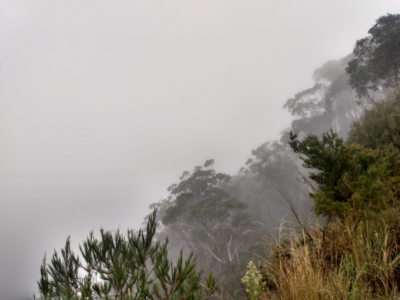
#> input picture bilder-Wk06/nebel.png, 400 x 300 px
$ jupyter execute Blatt06_Aufg03.ipynb
#> lines starting #> are read from the running program, lines starting #| are printed output that depends on the picture
## Blatt 06 , Aufg 3

[cell 1]
import numpy as np
from skimage.io import imread
from matplotlib import pyplot as plt

### Aufg 3.1

[cell 2]
def calculate_color_histogram(image):
    # Aufteilen des Bildes in die einzelnen Farbkanäle
    red_channel = image[:, :, 0]
    green_channel = image[:, :, 1]
    blue_channel = image[:, :, 2]

    # Berechnung der Histogramme für jeden Farbkanal
    red_hist, red_bins = np.histogram(red_channel.flatten(), bins=256, range=[0, 256])
    green_hist, green_bins = np.histogram(green_channel.flatten(), bins=256, range=[0, 256])
    blue_hist, blue_bins = np.histogram(blue_channel.flatten(), bins=256, range=[0, 256])

    return red_hist, green_hist, blue_hist

# Laden der Bilder
image1 = imread('./bilder-Wk06/nebel.png')
#> image1 is the input picture: shape (300, 400, 3); mean R, G, B 158.8, 153.6, 146.6
image2 = imread('./bilder-Wk06/farbverlaeufe.png')
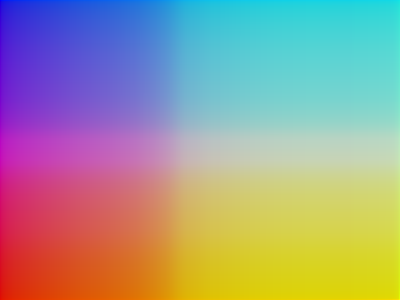
#> input picture bilder-Wk06/farbverlaeufe.png, 400 x 300 px
#> image2 is the input picture: shape (300, 400, 3); mean R, G, B 158.8, 153.6, 146.6

# Berechnung der Farbhistogramme für Bild 1
red_hist1, green_hist1, blue_hist1 = calculate_color_histogram(image1)
#> in calculate_color_histogram, `blue_channel = image[:, :, 2]`:
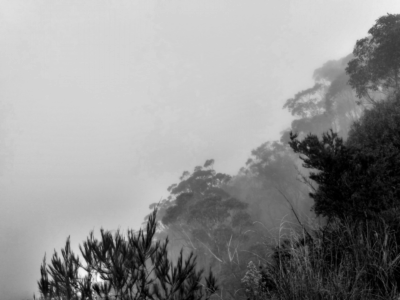
#> blue_channel: shape (300, 400); min 0, max 253, mean 146.6
#> in calculate_color_histogram, `red_hist, red_bins = np.histogram(red_channel.flatten(), bins=256, ran..`: red_hist = 256 values, max 7359 at index 216, min 0 at index 0, mean 468.8; red_bins = 257 values from 0 to 256
#> in calculate_color_histogram, `green_hist, green_bins = np.histogram(green_channel.flatten(), bins=25..`: green_hist = 256 values, max 13708 at index 211, min 0 at index 240, mean 468.8; green_bins = 257 values from 0 to 256
#> in calculate_color_histogram, `blue_hist, blue_bins = np.histogram(blue_channel.flatten(), bins=256, ..`: blue_hist = 256 values, max 8186 at index 211, min 0 at index 244, mean 468.8; blue_bins = 257 values from 0 to 256
#> red_hist1 has the same summary as red_hist in calculate_color_histogram; green_hist1 has the same summary as green_hist in calculate_color_histogram; blue_hist1 has the same summary as blue_hist in calculate_color_histogram

# Berechnung der Farbhistogramme für Bild 2
red_hist2, green_hist2, blue_hist2 = calculate_color_histogram(image2)
#> in calculate_color_histogram (call 2), `red_channel = image[:, :, 0]`:
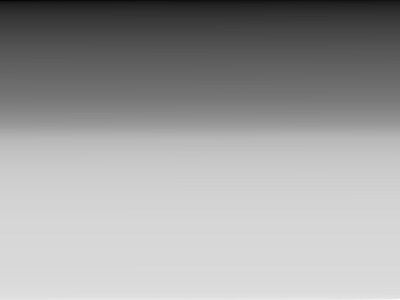
#> red_channel: shape (300, 400); min 4, max 253, mean 158.8
#> in calculate_color_histogram (call 2), `green_channel = image[:, :, 1]`:
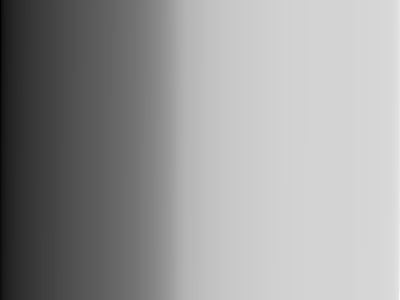
#> green_channel: shape (300, 400); min 0, max 249, mean 153.6
#> in calculate_color_histogram (call 2), `blue_channel = image[:, :, 2]`:
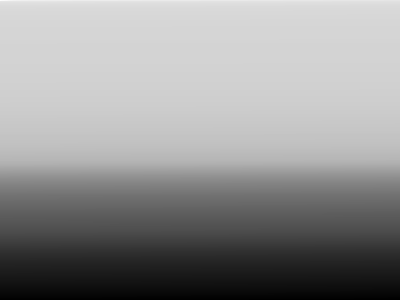
#> blue_channel: shape (300, 400); min 0, max 253, mean 146.6
#> red_hist2 has the same summary as red_hist in calculate_color_histogram; green_hist2 has the same summary as green_hist in calculate_color_histogram; blue_hist2 has the same summary as blue_hist in calculate_color_histogram

# Plotting der Farbhistogramme für Bild 1
plt.figure()
plt.plot(red_hist1, color='red', label='Rot-Kanal')
plt.plot(green_hist1, color='green', label='Grün-Kanal')
plt.plot(blue_hist1, color='blue', label='Blau-Kanal')
plt.title("Farbhistogramme - nebel.png")
plt.xlabel("Pixelwert")
plt.ylabel("Häufigkeit")
plt.legend()
plt.show()
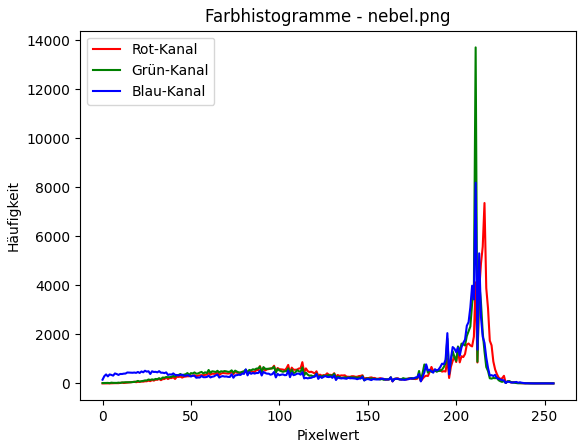
#> figure drawn by matplotlib, 1 panel; curve peaks at x = 216, y = 7359; curve peaks at x = 211, y = 13708; curve peaks at x = 211, y = 8186

# Plotting der Farbhistogramme für Bild 2
plt.figure()
plt.plot(red_hist2, color='red', label='Rot-Kanal')
plt.plot(green_hist2, color='green', label='Grün-Kanal')
plt.plot(blue_hist2, color='blue', label='Blau-Kanal')
plt.title("Farbhistogramme - farbverlaeufe.png")
plt.xlabel("Pixelwert")
plt.ylabel("Häufigkeit")
plt.legend()
plt.show()
#> figure, not shown here; curve peaks at x = 216, y = 7359; curve peaks at x = 211, y = 13708; curve peaks at x = 211, y = 8186

## Aufg 3.2 ; 1.Versuch

[cell 3]
def calculate_3D_histogram(image):
    # Erstellen eines leeren dreidimensionalen Histogramms
    histogram_3d = np.zeros((4, 4, 4), dtype=np.int32)

    # Iteration über alle Pixel im Bild
    for row in image:
        for pixel in row:
            red, green, blue = pixel

            # Umwandlung der Farbwerte in Indizes für das Histogramm
            red_index = int(red / 64)
            green_index = int(green / 64)
            blue_index = int(blue / 64)

            # Inkrementieren des entsprechenden Behälters im Histogramm
            histogram_3d[red_index, green_index, blue_index] += 1

    return histogram_3d

# Laden der Bilder
image1 = imread('./bilder-Wk06/nebel.png')
image2 = imread('./bilder-Wk06/farbverlaeufe.png')

# Berechnung der dreidimensionalen Histogramme für Bild 1
histogram_3d_1 = calculate_3D_histogram(image1)

# Berechnung der dreidimensionalen Histogramme für Bild 2
histogram_3d_2 = calculate_3D_histogram(image2)

# Plotting des dreidimensionalen Histogramms für Bild 1
x = range(4)
y = range(4)
z = range(4)

# Erzeugung eines 3D-Plot
fig = plt.figure()
ax = fig.add_subplot(111, projection='3d')

# Erzeugung der Koordinaten für die Histogramm-Behälter
X, Y, Z = np.meshgrid(x, y, z)

# Flattening der Koordinaten und des Histogramms
x = X.flatten()
y = Y.flatten()
z = Z.flatten()
histogram = histogram_3d_1.flatten()
#> histogram = 64 values, max 57667 at index 63, min 0 at index 2, mean 1875

# Erzeugung des 3D-Barplots ##
ax.bar3d(x, y, z, dx=1, dy=1, dz=1, color='w')

# Einstellung der Achsentitel
ax.set_xlabel('Rot')
ax.set_ylabel('Grün')
ax.set_zlabel('Blau')

# Anzeige des Plots
plt.title('Dreidimensionales Histogramm - nebel.png')
plt.show()
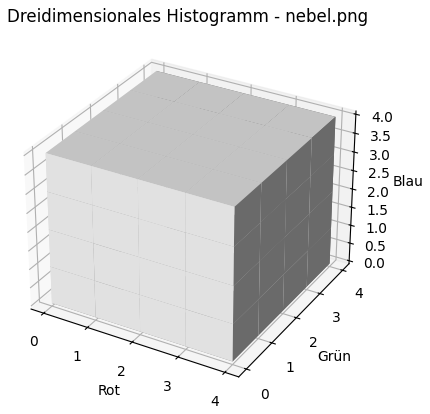
#> figure drawn by matplotlib, 1 panel

# Plotting des dreidimensionalen Histogramms für Bild 2
fig = plt.figure()
ax = fig.add_subplot(111, projection='3d')

x = range(4)
y = range(4)
z = range(4)

X, Y, Z = np.meshgrid(x, y, z)

x = X.flatten()
y = Y.flatten()
z = Z.flatten()
histogram = histogram_3d_2.flatten()
#> histogram = 64 values, max 15431 at index 31, min 0 at index 0, mean 1875

ax.bar3d(x, y, z, dx=1, dy=1, dz=1, color='w')

ax.set_xlabel('Rot')
ax.set_ylabel('Grün')
ax.set_zlabel('Blau')

plt.title('Dreidimensionales Histogramm - farbverlaeufe.png')
plt.show()
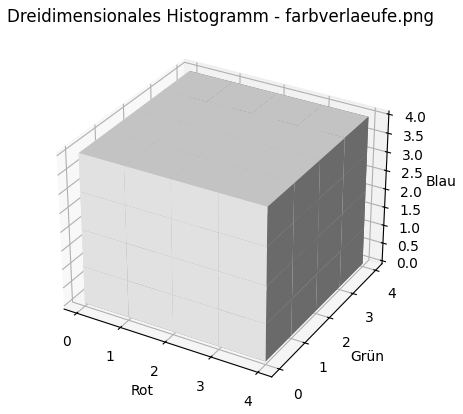
#> figure drawn by matplotlib, 1 panel

## Aufg. 3.2 ; 2.Versuch

[cell 4]
def calculate_3D_histogram(image):
    # Erstellen eines leeren dreidimensionalen Histogramms
    histogram_3d = np.zeros((4, 4, 4), dtype=np.int32)
    color_sum = np.zeros((4, 4, 4, 3), dtype=np.int32)

    # Iteration über alle Pixel im Bild
    for row in image:
        for pixel in row:
            red, green, blue = pixel

            # Umwandlung der Farbwerte in Indizes für das Histogramm
            red_index = int(red / 64)
            green_index = int(green / 64)
            blue_index = int(blue / 64)

            # Inkrementieren des entsprechenden Behälters im Histogramm
            histogram_3d[red_index, green_index, blue_index] += 1

            # Aggregieren der Farbwerte für Durchschnittsberechnung
            color_sum[red_index, green_index, blue_index, 0] += red
            color_sum[red_index, green_index, blue_index, 1] += green
            color_sum[red_index, green_index, blue_index, 2] += blue

    # Berechnung des Durchschnittsfarbwerts
    histogram_3d[histogram_3d == 0] = 1  # Vermeiden von Division durch 0
    avg_color = color_sum / histogram_3d[..., np.newaxis]

    return histogram_3d, avg_color

# Laden der Bilder
image1 = imread('./bilder-Wk06/nebel.png')
image2 = imread('./bilder-Wk06/farbverlaeufe.png')

# Berechnung des dreidimensionalen Histogramms für Bild 1
histogram_3d_1, avg_color_1 = calculate_3D_histogram(image1)

# Berechnung des dreidimensionalen Histogramms für Bild 2
histogram_3d_2, avg_color_2 = calculate_3D_histogram(image2)

# Plotting des dreidimensionalen Histogramms für Bild 1
fig = plt.figure()
ax = fig.add_subplot(111, projection='3d')

x = np.arange(4)
y = np.arange(4)
z = np.arange(4)

X, Y, Z = np.meshgrid(x, y, z)

# Berechnung der Kugelradien basierend auf der Anzahl der darin enthaltenen Pixel ###
radii = np.cbrt(histogram_3d_1.flatten()) *70
#> radii = 64 values, max 2704.4 at index 63, min 70 at index 2, mean 298.4

# Plotting der Kugeln
ax.scatter(X.flatten(), Y.flatten(), Z.flatten(), s=radii, c=avg_color_1.reshape(-1, 3) / 255, marker='o')

ax.set_xlabel('Rot')
ax.set_ylabel('Grün')
ax.set_zlabel('Blau')

plt.title('Dreidimensionales Histogramm (nebel.png) - ')
plt.show()
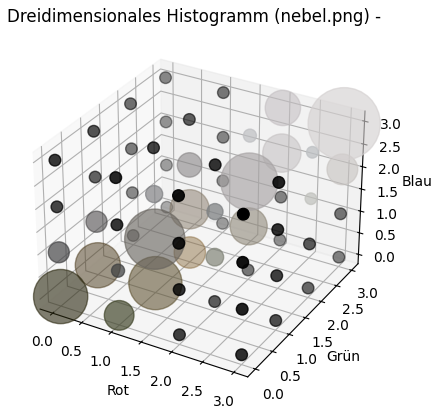
#> figure drawn by matplotlib, 1 panel

# Plotting des dreidimensionalen Histogramms für Bild 2
fig = plt.figure()
ax = fig.add_subplot(111, projection='3d')

x = np.arange(4)
y = np.arange(4)
z = np.arange(4)

X, Y, Z = np.meshgrid(x, y, z)

radii = np.cbrt(histogram_3d_2.flatten()) * 70
#> radii = 64 values, max 1742.7 at index 31, min 70 at index 0, mean 494.9

ax.scatter(X.flatten(), Y.flatten(), Z.flatten(), s=radii, c=avg_color_2.reshape(-1, 3) / 255, marker='o')

ax.set_xlabel('Rot')
ax.set_ylabel('Grün')
ax.set_zlabel('Blau')

plt.title('Dreidimensionales Histogramm (farbverlaeufe.png)')
plt.show()
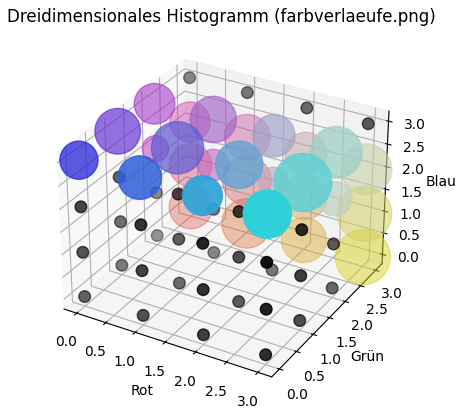
#> figure drawn by matplotlib, 1 panel

### Aufg 3.3 -- Der Vergleich; unten Originalbilder , oben Histrogramme

[cell 5]
# Laden der Bilder
image1 = imread('./bilder-Wk06/nebel.png')
image2 = imread('./bilder-Wk06/farbverlaeufe.png')


fig, axes = plt.subplots(1, 2)

axes[0].imshow(image1)
axes[0].set_title('nebel.png-Original')


axes[1].imshow(image2)
axes[1].set_title('farbverlaeufe.png-Original')


plt.show()
